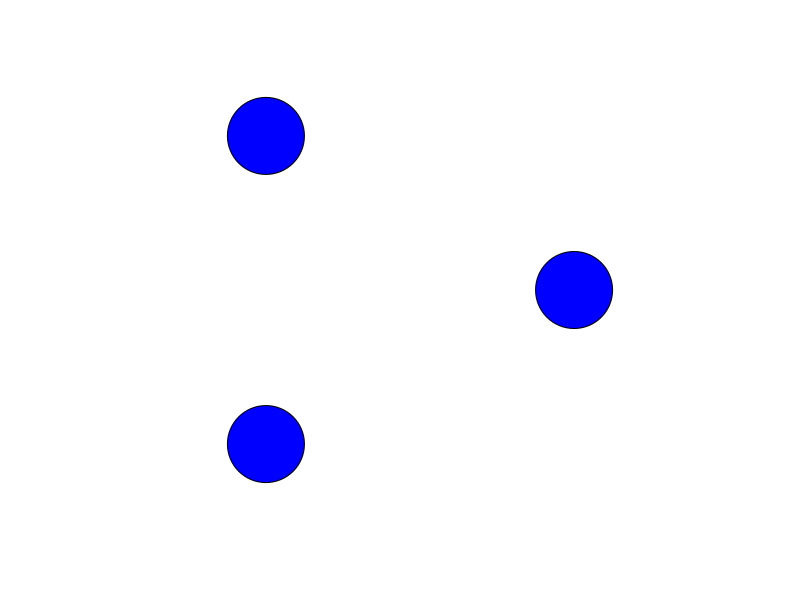
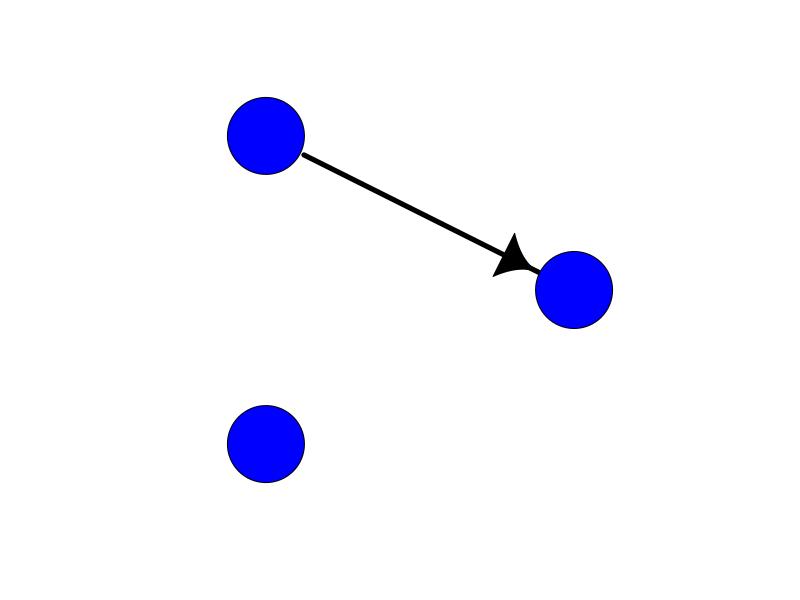
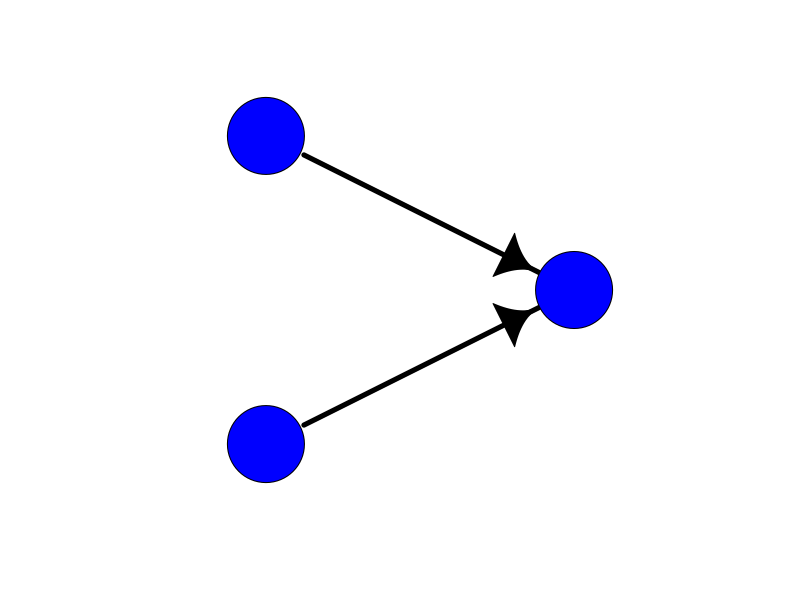
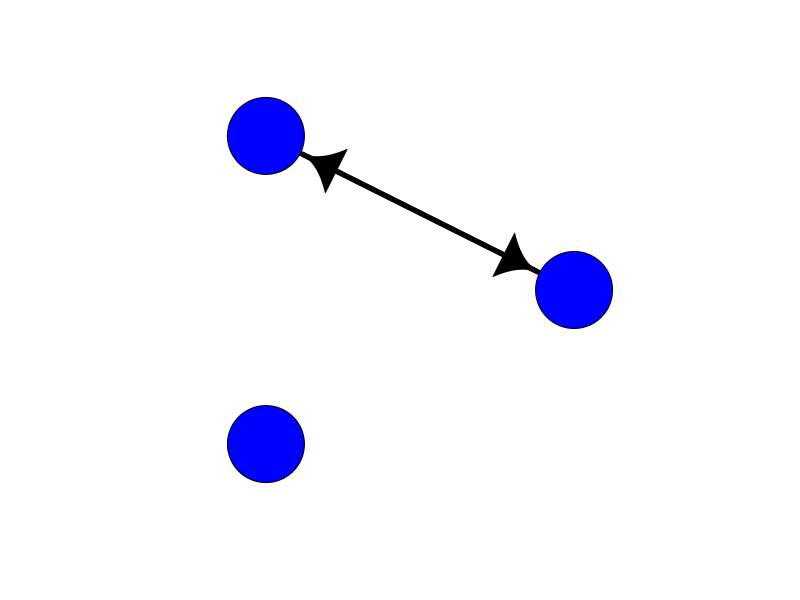
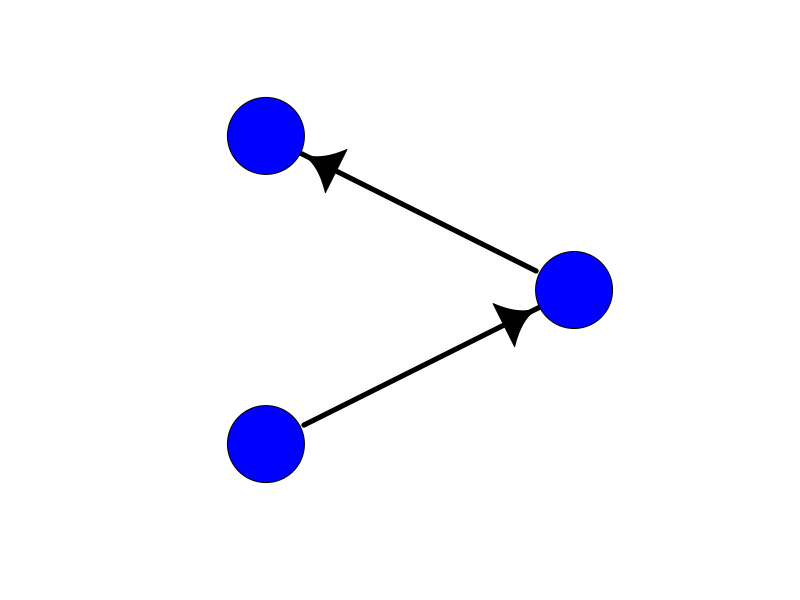
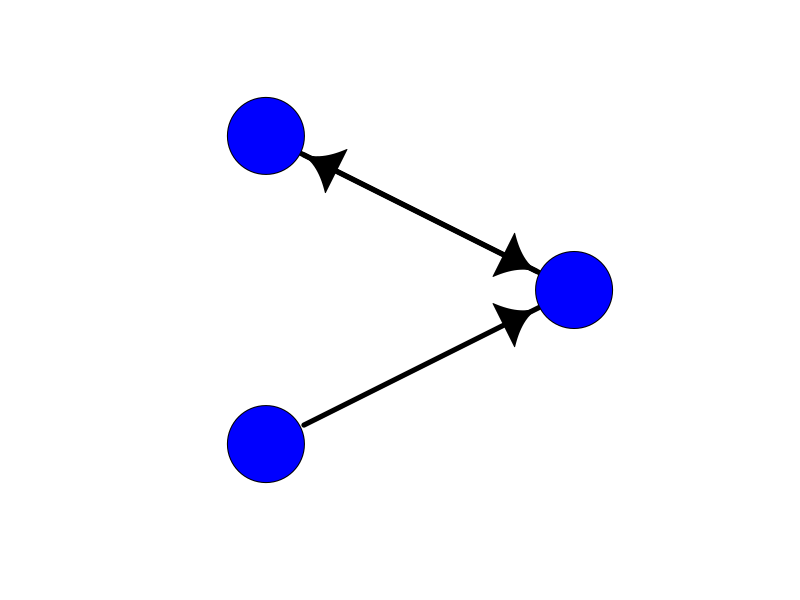
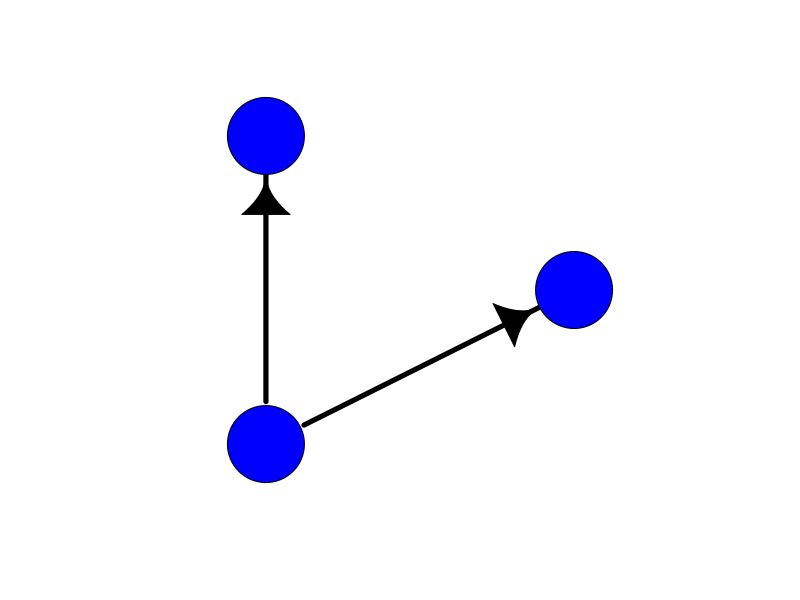
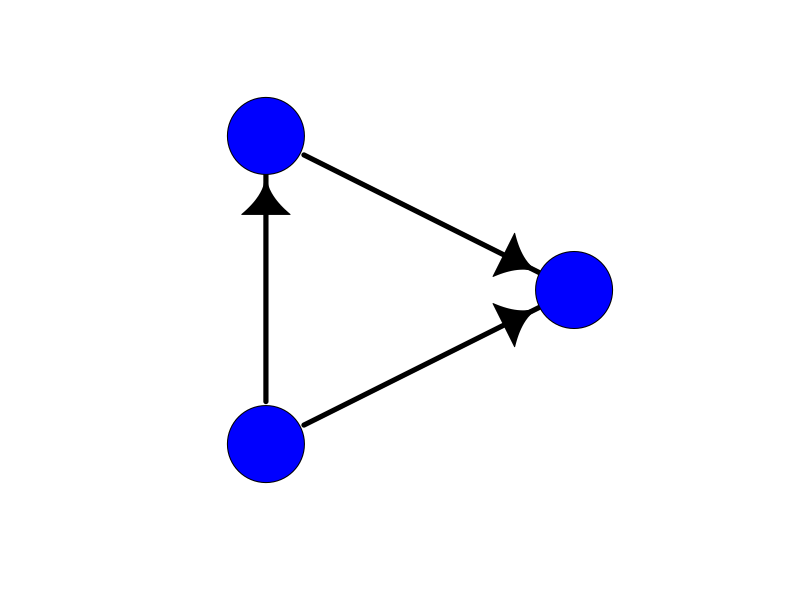

These charts were generated, in order, by the following R code:
library(igraph)

path <- "/home/abd/Documentos/gutenberg-mining/data/"
#types of 3-motifs 
for (class in seq(0, 15)) {
  png(filename=paste(path, "motifs", class, sep=''))
  #plot(graph_from_isomorphism_class(3,class, directed = TRUE), vertex.size=6, vertex.label=NA, layout=layout_in_circle)
  plot(graph_from_isomorphism_class(3,class, directed = TRUE), vertex.size=50, vertex.label=NA, layout=layout_in_circle, vertex.color='blue', 
       edge.color='black', edge.arrow.size=2, edge.width=5, edge.arrow.width=2)
  dev.off()
}

